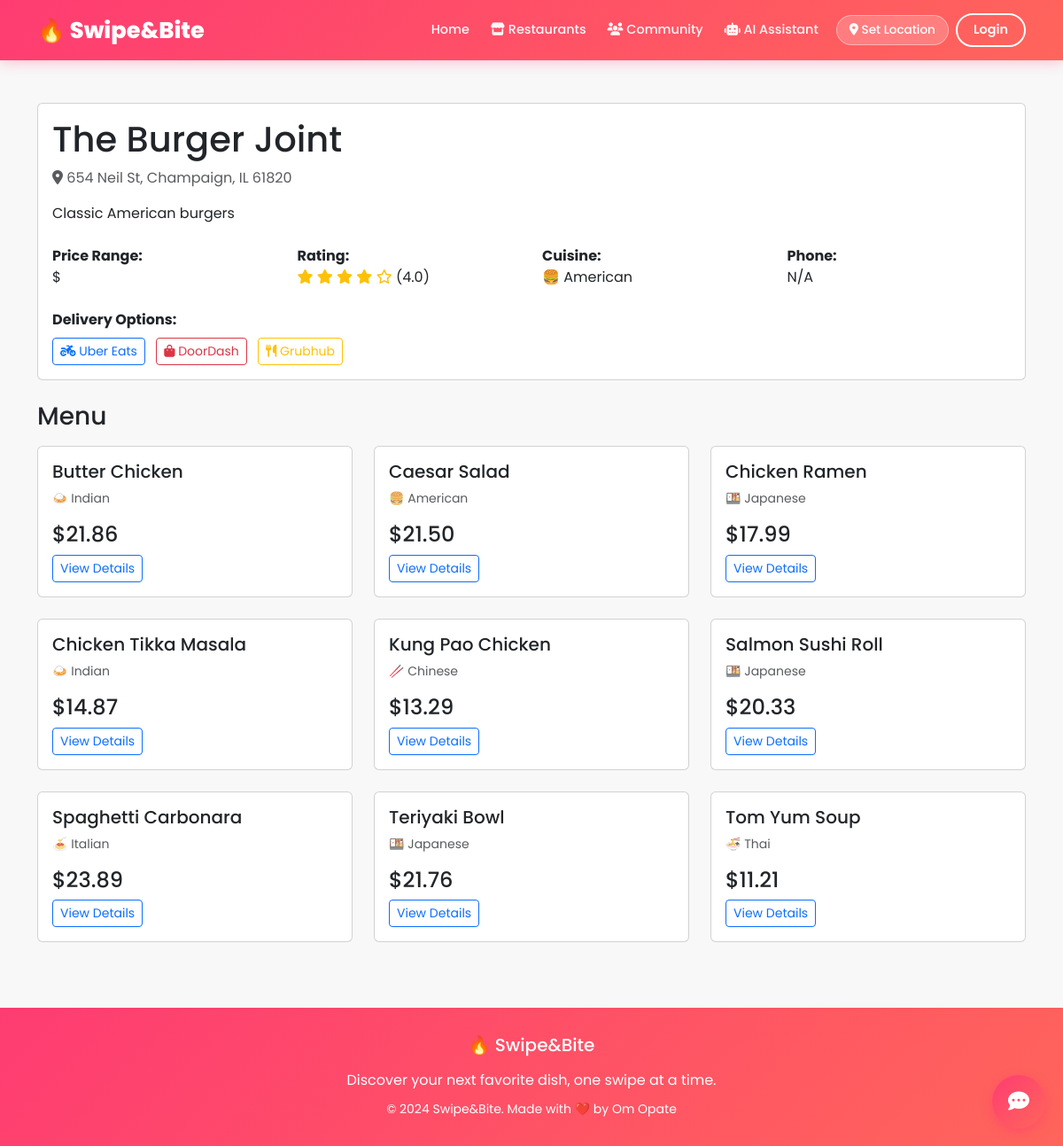
Screenshot of /dishes/restaurant/8/ with the database file from the repository.
### dishes/models.py (models this page shows, shortened)
class Restaurant(models.Model):
    PRICE_RANGE_CHOICES = [
        ('$', 'Budget ($)'),
        ('$$', 'Moderate ($$)'),
        ('$$$', 'Expensive ($$$)'),
        ('$$$$', 'Luxury ($$$$)'),
    ]
    name = models.CharField(max_length=200)
    description = models.TextField(blank=True)
    address = models.CharField(max_length=300)
    city = models.CharField(max_length=100)
    state = models.CharField(max_length=50)
    zip_code = models.CharField(max_length=10)
    latitude = models.FloatField(null=True, blank=True)
    longitude = models.FloatField(null=True, blank=True)
    phone = models.CharField(max_length=20, blank=True)
    website = models.URLField(blank=True)
    price_range = models.CharField(max_length=4, choices=PRICE_RANGE_CHOICES, default='$$')
    cuisine_type = models.ForeignKey(Cuisine, on_delete=models.SET_NULL, null=True, blank=True)
    rating = models.FloatField(
        default=0.0,
        validators=[MinValueValidator(0.0), MaxValueValidator(5.0)]
    )
    total_reviews = models.IntegerField(default=0)
    has_uber_eats = models.BooleanField(default=False)
    has_doordash = models.BooleanField(default=False)
    has_grubhub = models.BooleanField(default=False)
    uber_eats_url = models.URLField(blank=True)
    doordash_url = models.URLField(blank=True)
    grubhub_url = models.URLField(blank=True)
    google_place_id = models.CharField(max_length=200, blank=True, unique=True, null=True)
    yelp_id = models.CharField(max_length=200, blank=True)
    created_at = models.DateTimeField(auto_now_add=True)
    updated_at = models.DateTimeField(auto_now=True)
    is_active = models.BooleanField(default=True)
    @property
    def full_address(self):
        return f"{self.address}, {self.city}, {self.state} {self.zip_code}"
    @property
    def delivery_options(self):
        options = []
        if self.has_uber_eats:
            options.append('Uber Eats')
        if self.has_doordash:
            options.append('DoorDash')
        if self.has_grubhub:
            options.append('Grubhub')
        return options
    class Meta:
        ordering = ['-rating', 'name']

class Cuisine(models.Model):
    name = models.CharField(max_length=100, unique=True)
    description = models.TextField(blank=True)
    emoji = models.CharField(max_length=10, default="🍽️")
    def __str__(self):
        return f"{self.emoji} {self.name}"
    class Meta:
        ordering = ['name']

class RestaurantDish(models.Model):
    restaurant = models.ForeignKey(Restaurant, on_delete=models.CASCADE, related_name='restaurant_dishes')
    dish = models.ForeignKey(Dish, on_delete=models.CASCADE, related_name='dish_restaurants')
    price = models.DecimalField(max_digits=6, decimal_places=2)
    is_available = models.BooleanField(default=True)
    created_at = models.DateTimeField(auto_now_add=True)
    updated_at = models.DateTimeField(auto_now=True)
    class Meta:
        unique_together = ['restaurant', 'dish']
        ordering = ['price']
        verbose_name = "Restaurant Dish"
        verbose_name_plural = "Restaurant Dishes"

class Dish(models.Model):
    MEAL_TYPE_CHOICES = [
        ('breakfast', 'Breakfast'),
        ('lunch', 'Lunch'),
        ('dinner', 'Dinner'),
        ('snack', 'Snack'),
        ('dessert', 'Dessert'),
    ]
    name = models.CharField(max_length=200)
    description = models.TextField()
    cuisine = models.ForeignKey(Cuisine, on_delete=models.SET_NULL, null=True, related_name='dishes')
    calories = models.IntegerField(null=True, blank=True)
    protein = models.IntegerField(null=True, blank=True, help_text="grams")
    carbs = models.IntegerField(null=True, blank=True, help_text="grams")
    fat = models.IntegerField(null=True, blank=True, help_text="grams")
    meal_type = models.CharField(max_length=20, choices=MEAL_TYPE_CHOICES)
    is_vegetarian = models.BooleanField(default=False)
    is_vegan = models.BooleanField(default=False)
    is_gluten_free = models.BooleanField(default=False)
    spice_level = models.IntegerField(
        default=0,
        validators=[MinValueValidator(0), MaxValueValidator(5)],
        help_text="0=Not Spicy, 5=Very Spicy"
    )
    image = models.ImageField(upload_to='dishes/', null=True, blank=True)
    image_url = models.URLField(max_length=500, blank=True)
    average_rating = models.FloatField(default=0.0)
    total_ratings = models.IntegerField(default=0)
    total_swipes = models.IntegerField(default=0)
    total_right_swipes = models.IntegerField(default=0)
    created_at = models.DateTimeField(auto_now_add=True)
    updated_at = models.DateTimeField(auto_now=True)
    is_active = models.BooleanField(default=True)
    class Meta:
        verbose_name = "Dish"
        verbose_name_plural = "Dishes"
        ordering = ['-created_at']

### dishes/views.py (the view, shortened to what this page needs)
# urls.py: path('restaurant/<int:restaurant_id>/', views.restaurant_detail_view, name='restaurant_detail'),
def restaurant_detail_view(request, restaurant_id):
    restaurant = get_object_or_404(Restaurant, id=restaurant_id, is_active=True)
    user_location = get_user_location_from_request(request)
    restaurant_dishes = RestaurantDish.objects.filter(
        restaurant=restaurant,
        is_available=True
    ).select_related('dish').order_by('dish__name')
    context = {
        'restaurant': restaurant,
        'restaurant_dishes': restaurant_dishes,
        'has_location': user_location is not None,
    }
    return render(request, 'dishes/restaurant_detail.html', context)

### dishes/context_processors.py (called while the page is built)
def user_location(request):
    location = request.session.get('user_location')
    return {
        'user_location': location
    }

### dishes/location_utils.py (called while the page is built)
def get_user_location_from_request(request):
    location = request.session.get('user_location')
    if location and location.get('latitude') and location.get('longitude'):
        return location
    return None

### templates/dishes/restaurant_detail.html (shortened to what this page needs)
{% extends 'base.html' %}
{% load static %}
{% block content %}
<div class="container mt-5">
    <div class="row">
        <div class="col-md-12">
            <div class="card mb-4">
                <div class="card-body">
                    <h1 class="card-title text-tinder">{{ restaurant.name }}</h1>
                    <p class="text-muted">
                        <i class="fas fa-map-marker-alt"></i> {{ restaurant.full_address }}
                    </p>
                    {% if restaurant.description %}
                        <p class="mt-3">{{ restaurant.description }}</p>
                    {% endif %}
                    <div class="row mt-4">
                        <div class="col-md-3">
                            <strong>Price Range:</strong>
                            <div>{{ restaurant.price_range }}</div>
                        </div>
                        <div class="col-md-3">
                            <strong>Rating:</strong>
                            <div>
                                {% for i in "12345" %}
                                    {% if forloop.counter <= restaurant.rating %}
                                        <i class="fas fa-star text-warning"></i>
                                    {% else %}
                                        <i class="far fa-star text-warning"></i>
                                    {% endif %}
                                {% endfor %}
                                ({{ restaurant.rating }})
                            </div>
                        </div>
                        <div class="col-md-3">
                            <strong>Cuisine:</strong>
                            <div>{{ restaurant.cuisine_type|default:"Various" }}</div>
                        </div>
                        <div class="col-md-3">
                            <strong>Phone:</strong>
                            <div>{{ restaurant.phone|default:"N/A" }}</div>
                        </div>
                    </div>
                    {% if restaurant.delivery_options %}
                        <div class="mt-4">
                            <strong>Delivery Options:</strong>
                            <div class="mt-2">
                                {% if restaurant.has_uber_eats %}
                                    <a href="{{ restaurant.uber_eats_url }}" target="_blank" class="btn btn-sm btn-outline-primary me-2">
                                        <i class="fas fa-motorcycle"></i> Uber Eats
                                    </a>
                                {% endif %}
                                {% if restaurant.has_doordash %}
                                    <a href="{{ restaurant.doordash_url }}" target="_blank" class="btn btn-sm btn-outline-danger me-2">
                                        <i class="fas fa-shopping-bag"></i> DoorDash
                                    </a>
                                {% endif %}
                                {% if restaurant.has_grubhub %}
                                    <a href="{{ restaurant.grubhub_url }}" target="_blank" class="btn btn-sm btn-outline-warning me-2">
                                        <i class="fas fa-utensils"></i> Grubhub
                                    </a>
                                {% endif %}
                            </div>
                        </div>
                    {% endif %}
                </div>
            </div>
            <h3 class="mb-3">Menu</h3>
            <div class="row">
                {% for rd in restaurant_dishes %}
                    <div class="col-md-4 mb-4">
                        <div class="card h-100">
                            <div class="card-body">
                                <h5 class="card-title">{{ rd.dish.name }}</h5>
                                <p class="text-muted small">{{ rd.dish.cuisine }}</p>
                                <h4 class="text-tinder">${{ rd.price }}</h4>
                                <a href="{% url 'dishes:dish_detail' rd.dish.id %}" class="btn btn-sm btn-outline-primary">View Details</a>
                            </div>
                        </div>
                    </div>
                {% empty %}
                    <div class="col-12">
                        <p class="text-muted">No menu items available.</p>
                    </div>
                {% endfor %}
            </div>
        </div>
    </div>
</div>
{% endblock %}

### templates/base.html (style rules this page uses)
:root { --tinder-primary: #FE3C72; --tinder-secondary: #FF6B6B; --tinder-gradient: linear-gradient(135deg, #FE3C72 0%, #FF655B 100%); --tinder-dark: #21262E; --tinder-light: #F8F8F8; }
body { font-family: 'Poppins', sans-serif; background: var(--tinder-light); min-height: 100vh; }

### rows the page displays
Restaurant: name "The Burger Joint", full_address "654 Neil St, Champaign, IL 61820", description "Classic American burgers", price_range "$", rating "4.0", cuisine_type "🍔 American", phone "N/A"
RestaurantDish: dish.name "Butter Chicken", dish.cuisine "🍛 Indian", price "21.86"
RestaurantDish: dish.name "Caesar Salad", dish.cuisine "🍔 American", price "21.50"
RestaurantDish: dish.name "Chicken Ramen", dish.cuisine "🍱 Japanese", price "17.99"
RestaurantDish: dish.name "Chicken Tikka Masala", dish.cuisine "🍛 Indian", price "14.87"
RestaurantDish: dish.name "Kung Pao Chicken", dish.cuisine "🥢 Chinese", price "13.29"
RestaurantDish: dish.name "Salmon Sushi Roll", dish.cuisine "🍱 Japanese", price "20.33"
RestaurantDish: dish.name "Spaghetti Carbonara", dish.cuisine "🍝 Italian", price "23.89"
RestaurantDish: dish.name "Teriyaki Bowl", dish.cuisine "🍱 Japanese", price "21.76"
RestaurantDish: dish.name "Tom Yum Soup", dish.cuisine "🍜 Thai", price "11.21"
